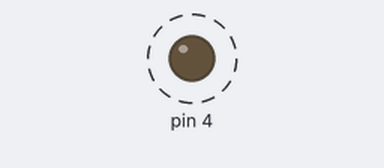
Bench run of a sketch on a simulated Arduino Uno, built with avr-gcc and run on an emulated ATmega328P. On the bench: output pins drawn as LEDs (lit = HIGH). Dashed ring = blinking.

Above: at 0.05 s.
Timing chart, 0 to 3.0 s (numbered marks = the images above):
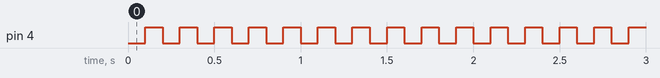

The sketch:

silverzero15.ino
```cpp
#include <TimerThree.h>
bool LED=0; //int로 선언해도 가능. LED라는 변수 선언.

void setup() {
  Serial.begin(250000);
  pinMode(4, OUTPUT);
  Timer3.initialize(100000); //0.1s의 주기(LED가 깜빡이는 주기)로 tim함수를 실행. 반복문처럼 사용.
  Timer3.attachInterrupt(tim);
}

void loop() {
}

void tim() {
  if(LED==0) //LED의 값이 0일경우, if문 안의 명령어 실행.
  {digitalWrite(4, HIGH); LED=1;} //4번 핀의 불을 켜고, LED를 1로 할당.
  else
  {digitalWrite(4, LOW); LED=0;} //4번 핀의 불을 끄고, LED를 0으로 할당.
}
```

Measured:
- by itself, pin 4: alternates HIGH for 0.10 s and LOW for 0.10 s
